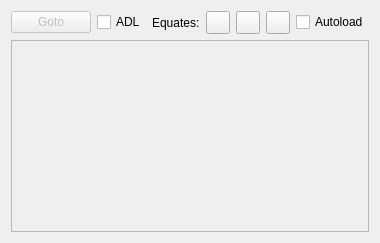
      <widget class="QWidget" name="debugDisassemblyWidget">
       <attribute name="icon">
        <iconset resource="resources.qrc">
         <normaloff>:/icons/resources/icons/disasm.png</normaloff>:/icons/resources/icons/disasm.png</iconset>
       </attribute>
       <attribute name="title">
        <string>Disassembly</string>
       </attribute>
       <layout class="QVBoxLayout" name="verticalLayout_32">
        <item>
         <layout class="QHBoxLayout" name="horizontalLayout">
          <property name="bottomMargin">
           <number>0</number>
          </property>
          <item>
           <widget class="QPushButton" name="buttonGoto">
            <property name="enabled">
             <bool>false</bool>
            </property>
            <property name="sizePolicy">
             <sizepolicy hsizetype="Minimum" vsizetype="Fixed">
              <horstretch>0</horstretch>
              <verstretch>0</verstretch>
             </sizepolicy>
            </property>
            <property name="focusPolicy">
             <enum>Qt::NoFocus</enum>
            </property>
            <property name="text">
             <string>Goto</string>
            </property>
            <property name="icon">
             <iconset resource="resources.qrc">
              <normaloff>:/icons/resources/icons/goto.png</normaloff>:/icons/resources/icons/goto.png</iconset>
            </property>
           </widget>
          </item>
          <item>
           <widget class="QCheckBox" name="checkADLDisasm">
            <property name="text">
             <string>ADL</string>
            </property>
            <property name="checked">
             <bool>false</bool>
            </property>
            <property name="tristate">
             <bool>true</bool>
            </property>
           </widget>
          </item>
          <item>
           <spacer name="horizontalSpacer">
            <property name="orientation">
             <enum>Qt::Horizontal</enum>
            </property>
            <property name="sizeType">
             <enum>QSizePolicy::MinimumExpanding</enum>
            </property>
            <property name="sizeHint" stdset="0">
             <size>
              <width>0</width>
              <height>20</height>
             </size>
            </property>
           </spacer>
          </item>
          <item>
           <widget class="QLabel" name="labelEquates">
            <property name="text">
             <string>Equates:</string>
            </property>
           </widget>
          </item>
          <item>
           <widget class="QToolButton" name="buttonAddEquateFile">
            <property name="toolTip">
             <string>Load...</string>
            </property>
            <property name="text">
             <string/>
            </property>
            <property name="icon">
             <iconset resource="resources.qrc">
              <normaloff>:/icons/resources/icons/open.png</normaloff>:/icons/resources/icons/open.png</iconset>
            </property>
           </widget>
          </item>
          <item>
           <widget class="QToolButton" name="buttonRefreshEquates">
            <property name="toolTip">
             <string>Refresh</string>
            </property>
            <property name="text">
             <string/>
            </property>
            <property name="icon">
             <iconset resource="resources.qrc">
              <normaloff>:/icons/resources/icons/refresh.png</normaloff>:/icons/resources/icons/refresh.png</iconset>
            </property>
           </widget>
          </item>
          <item>
           <widget class="QToolButton" name="buttonClearEquates">
            <property name="toolTip">
             <string>Clear Equates</string>
            </property>
            <property name="text">
             <string/>
            </property>
            <property name="icon">
             <iconset resource="resources.qrc">
              <normaloff>:/icons/resources/icons/minus.png</normaloff>:/icons/resources/icons/minus.png</iconset>
            </property>
           </widget>
          </item>
          <item>
           <widget class="QCheckBox" name="checkAutoEquates">
            <property name="toolTip">
             <string>Autoloads any .inc, .map, or .lab found when transferring files </string>
            </property>
            <property name="text">
             <string>Autoload</string>
            </property>
           </widget>
          </item>
         </layout>
        </item>
        <item>
         <widget class="DataWidget" name="disasm">
          <property name="enabled">
           <bool>false</bool>
          </property>
          <property name="sizePolicy">
           <sizepolicy hsizetype="Expanding" vsizetype="Expanding">
            <horstretch>0</horstretch>
            <verstretch>0</verstretch>
           </sizepolicy>
          </property>
          <property name="mouseTracking">
           <bool>false</bool>
          </property>
          <property name="contextMenuPolicy">
           <enum>Qt::CustomContextMenu</enum>
          </property>
          <property name="documentTitle">
           <string notr="true"/>
          </property>
          <property name="undoRedoEnabled">
           <bool>false</bool>
          </property>
          <property name="lineWrapMode">
           <enum>QPlainTextEdit::NoWrap</enum>
          </property>
          <property name="readOnly">
           <bool>true</bool>
          </property>
          <property name="plainText">
           <string notr="true"/>
          </property>
          <property name="textInteractionFlags">
           <set>Qt::TextSelectableByMouse</set>
          </property>
          <property name="centerOnScroll">
           <bool>false</bool>
          </property>
          <property name="placeholderText">
           <string>Open debugger to view disassembly...</string>
          </property>
         </widget>
        </item>
       </layout>
      </widget>
